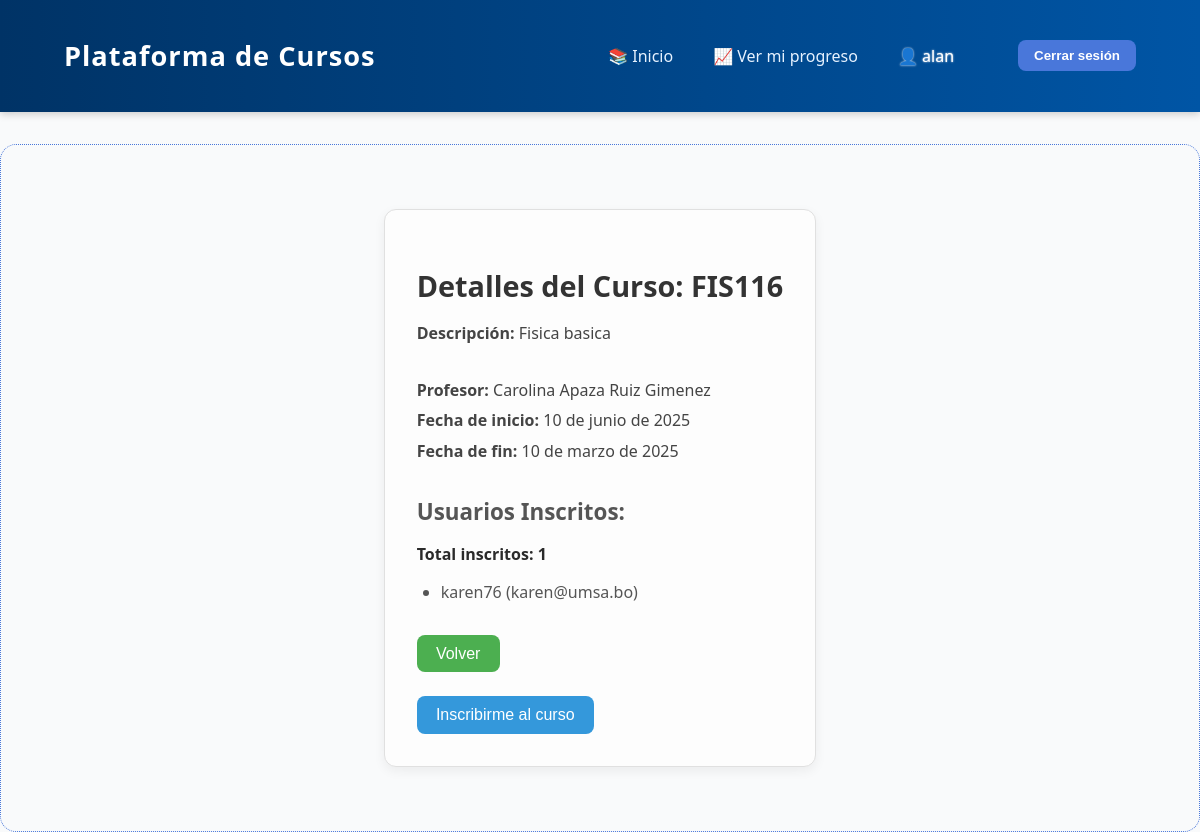
/curso/2/ (signed in), run on an earlier commit of the app's database.
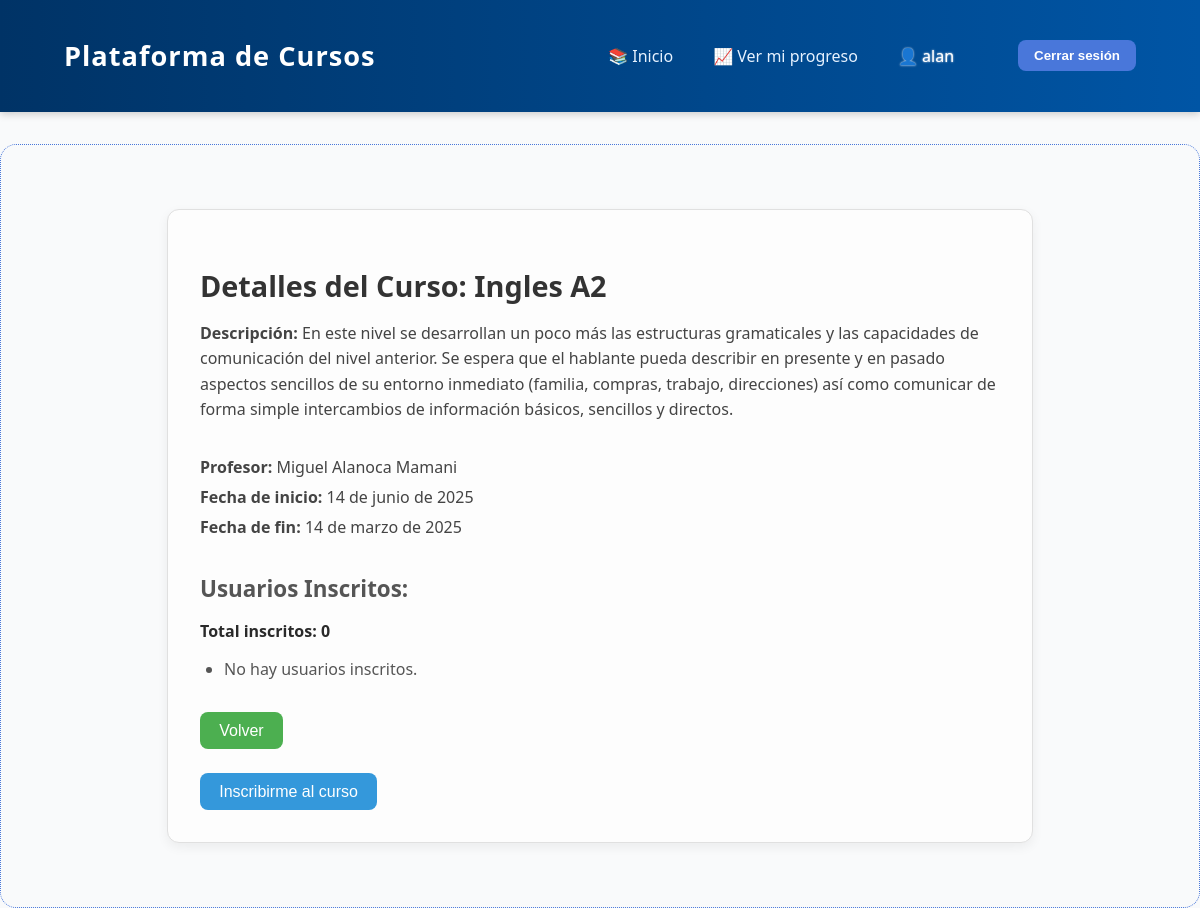
And on a later commit of the database.
### cursos/models.py (models this page shows, shortened)
class Curso(models.Model):
    titulo = models.CharField(max_length=200)
    descripcion = models.TextField()
    fecha_inicio = models.DateField()
    fecha_fin = models.DateField()
    profesor = models.ForeignKey(Profesor, on_delete=models.CASCADE)

class Profesor(models.Model):
    user = models.OneToOneField(User, on_delete=models.CASCADE) #Relacion de usuario para que el maestro tenga una sesion igual al estudiante
    nombre = models.CharField(max_length=100)
    email = models.EmailField(unique=True)
    especialidad = models.CharField(max_length=100)

class Inscripcion(models.Model):
    user = models.ForeignKey(User, on_delete=models.CASCADE, null=True, blank=True)
    nombre_estudiante = models.CharField(max_length=100)
    email_estudiante = models.EmailField()
    fecha_inscripcion = models.DateField(auto_now_add=True)
    curso = models.ForeignKey(Curso, on_delete=models.CASCADE)

### cursos/views.py (the view)
# urls.py: path("curso/<int:curso_id>/", views.detalle_curso, name="detalle_curso"),
@login_required
def detalle_curso(request, curso_id):
    curso = get_object_or_404(Curso, id=curso_id)
    inscripciones = Inscripcion.objects.filter(curso=curso)
    es_profesor = hasattr(request.user, 'profesor')
    esta_inscrito = Inscripcion.objects.filter(user=request.user, curso=curso).exists() if request.user.is_authenticated else False
    return render(request, 'cursos/detalle_Cursos.html', {
        'curso': curso,
        'inscripciones': inscripciones,
        'es_profesor': es_profesor,
        'esta_inscrito': esta_inscrito
    })

### cursos/templates/cursos/detalle_Cursos.html (shortened to what this page needs)
{% extends 'cursos/base.html' %}
{% block content %}
<div class="curso-container">
    <h2 class="curso-titulo">Detalles del Curso: {{ curso.titulo }}</h2>
    <div class="curso-detalle">
        <p><strong>Descripción:</strong> {{ curso.descripcion }}</p><br>
        <p><strong>Profesor:</strong> {{ curso.profesor.nombre }}</p>
        <p><strong>Fecha de inicio:</strong> {{ curso.fecha_inicio }}</p>
        <p><strong>Fecha de fin:</strong> {{ curso.fecha_fin }}</p>
    </div>
    <h3 class="curso-subtitulo">Usuarios Inscritos:</h3>
    <p class="curso-inscritos-total">Total inscritos: {{ inscripciones|length }}</p>
    <ul class="curso-lista-inscritos">
        {% for inscripcion in inscripciones %}
            <li>
                {% if inscripcion.user %}
                    {{ inscripcion.user.username }} ({{ inscripcion.email_estudiante }})
                {% else %}
                    {{ inscripcion.nombre_estudiante }} ({{ inscripcion.email_estudiante }})
                {% endif %}
            </li>
        {% empty %}
            <li>No hay usuarios inscritos.</li>
        {% endfor %}
    </ul>
    <div class="curso-botones">
        {% if es_profesor %}
            <a href="{% url 'dashboard' %}"><button class="curso-btn">📚 Inicio</button></a>
            <a href="{% url 'perfil_usuario' %}"><button class="curso-btn">👤 Volver</button></a>
        {% else %}
            <a href="{% url 'lista_cursos' %}"><button class="curso-btn">Volver</button></a>
        {% endif %}
    </div>
    <div class="curso-inscripcion">
        {% if user.is_authenticated and not es_profesor %}
            {% if not esta_inscrito %}
                <form method="post" action="{% url 'inscribirse_curso' curso.id %}">
                    <button type="submit" class="curso-btn curso-btn-inscribirse">Inscribirme al curso</button>
                </form>
            {% else %}
                <a href="{% url 'darse_de_baja_curso' curso.id %}">
                    <button class="curso-btn curso-btn-cancelar">Cancelar inscripción</button>
                </a>
            {% endif %}
        {% else %}
            {% if not user.is_authenticated %}
                <p>Debes <a href="{% url 'login' %}">iniciar sesión</a> para inscribirte.</p>
            {% endif %}
        {% endif %}
    </div>
</div>
{% endblock %}

What changed in the data, as far as the page shows it:
removed Inscripcion: user.username "karen76", email_estudiante "karen@umsa.bo"
changed Curso: titulo "FIS116" → "Ingles A2"; descripcion "Fisica basica" → "En este nivel se desarrollan un poco más las estructuras gramaticales y las capacidades de comunicación del nivel anterior. Se espera que el hablante pueda describir en presente y en pasado aspectos sencillos de su entorno inmediato (familia, compras, trabajo, direcciones) así como comunicar de forma simple intercambios de información básicos, sencillos y directos."; profesor.nombre "Carolina Apaza Ruiz Gimenez" → "Miguel Alanoca Mamani"; fecha_inicio "10 de junio de 2025" → "14 de junio de 2025"; fecha_fin "10 de marzo de 2025" → "14 de marzo de 2025"
Also different on the page:
{{ inscripciones|length }}: "1" → "0"
text now shown: "No hay usuarios inscritos."
